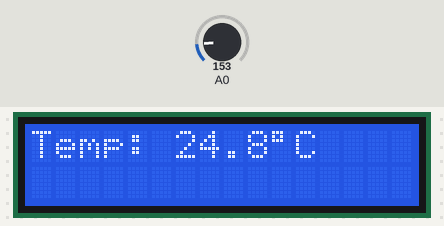
A sketch run on a simulated Arduino Uno, built with avr-gcc and run on an emulated ATmega328P. Shown: 16×2 character LCD. The inputs (shaded band) are chosen by the test bench; at power-on: A0 = 153.

Above: at 3.2 s.
3.3 s: A0 set to 133
At 5.2 s:
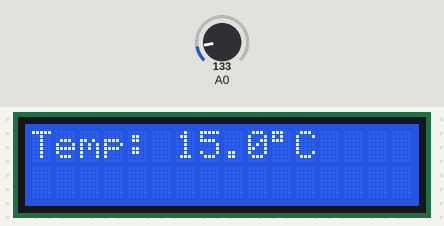
5.5 s: A0 set to 110
At 7.1 s:
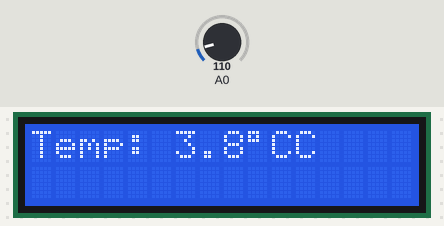
7.5 s: A0 set to 114
At 8.8 s:
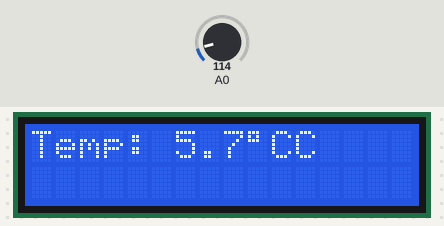
Timing chart, 0 to 10.5 s (numbered marks = the images above; inputs shaded):
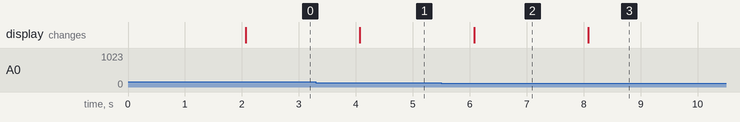

The sketch:

lcd_display_using_temperature1.ino
```cpp
#include <LiquidCrystal.h>

// LCD pins: RS, E, D4, D5, D6, D7
LiquidCrystal lcd(12, 11, 5, 4, 3, 2);

void setup() {
  lcd.begin(16, 2);         // Initialize 16x2 LCD
  lcd.print("Temp Display"); // Show welcome text
  delay(2000);               // Show for 2 seconds
  lcd.clear();
}

void loop() {
  int sensorValue = analogRead(A0);        // Read TMP36 from A0
  float voltage = sensorValue * (5.0 / 1023.0); // Convert to voltage
  float temperatureC = (voltage - 0.5) * 100;   // TMP36 formula

  lcd.setCursor(0, 0);           // First row
  lcd.print("Temp: ");
  lcd.print(temperatureC, 1);    // Show 1 decimal place
  lcd.print((char)223);          // Degree symbol
  lcd.print("C");

  delay(1000); // Update every second
}
```

Measured:
- the behaviour switches between 123 and 122 on A0 (found by bisection; images 1 and 2)
- after the input at 3.3 s, the display: changes after 0.77 s (image 1)
- after the input at 5.5 s, the display: changes after 0.58 s (image 2)
- after the input at 7.5 s, the display: changes after 0.58 s (image 3)
